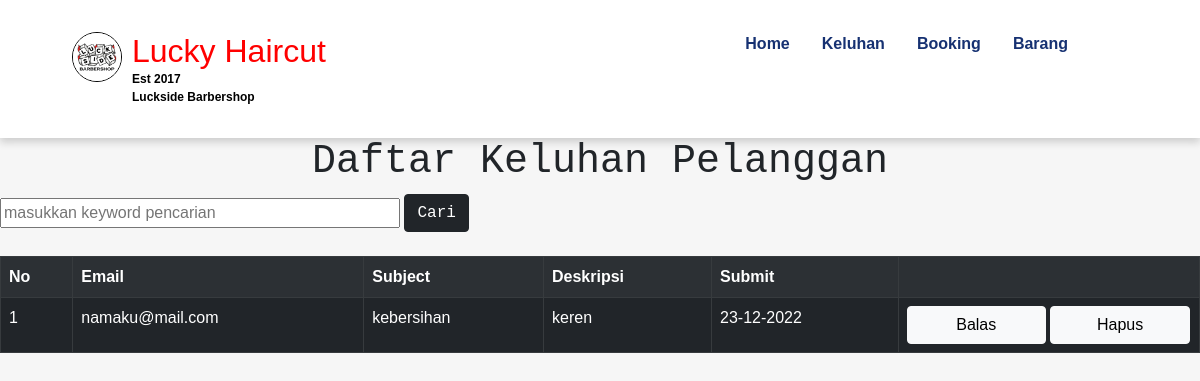
Screenshot of /uas/keluhan.php (signed in) with the database file from the repository.
### tables this page shows
CREATE TABLE `keluhan` (
  `id` int(11) NOT NULL,
  `email` varchar(50) NOT NULL,
  `subject` varchar(50) NOT NULL,
  `deskripsi` varchar(500) NOT NULL,
  `submit` text NOT NULL
);

### uas/keluhan.php (the view, shortened to what this page needs)
<?php
    $conn=mysqli_connect("localhost","root","","dbcontact");
    function query($query_kedua)
    {
        global $conn;
        $result = mysqli_query($conn,$query_kedua);
        $rows = [];
        while ( $row = mysqli_fetch_assoc($result)){
            $rows[]=$row;
        }
        return $rows;
    }
    $mahasiswa=query(" SELECT * FROM keluhan");
?>
<!DOCTYPE html>
<html lang="en">
<head>
    <link href="https://cdn.jsdelivr.net/npm/bootstrap@5.0.2/dist/css/bootstrap.min.css" rel="stylesheet">
    <link rel="stylesheet" href="uts.css">
</head>
<body>
<header class="header">
        <div class="container container-nav">
            <div class="site-title">
                <a href="https://www.instagram.com/luckyhaircut_" target="_blank" style="text-decoration:none;">
                    <img src="bahan1.jpeg" alt="bahan1" class="img-bahan1"></a>
                <h1>Lucky Haircut</h1>
                <p class="subtitle">Est 2017</p>
                <p class="subtitle">Luckside Barbershop</p>
            </div>
            <nav>
                <ul>
                    <li><a href="halamanAdmin.php" class="current-page">Home</a></li>
                    <li><a href="keluhan.php">Keluhan</a></li>
                    <li><a href="daftarBook.php">Booking</a></li>
                    <li><a href="barang.php">Barang</a></li>
                </ul>
            </nav>
        </div>
    </header>
<h1 style="font-family:monospace; text-align:center;"> Daftar Keluhan Pelanggan </h1>
<form action="" method="post">
    <input type="text" name="keyword" size="40" autofocus placeholder="masukkan keyword pencarian" autocomplete="off">
    <button type="submit" name="cari" class="btn btn-dark" style="font-family: monospace;"> Cari </button>
</form>
<br>
<table border="1" cellpadding="10" cellspacing="0" class="table table-dark table-striped table-hover table-bordered table-responsive">
<tr>
    <th>No</th>
    <th>Email</th>
    <th>Subject</th>
    <th>Deskripsi</th>
    <th>Submit</th>
    <th></th>
</tr>
<?php $i=1 ?>
<?php foreach ($mahasiswa as $row):?>
<tr>
    <td><?=  $i; ?></td>
    <td><?=  $row["email"]; ?></td>
    <td><?=  $row["subject"]; ?></td>
    <td><?=  $row["deskripsi"]; ?></td>
    <td><?=  $row["submit"]; ?></td>
    <td>
        <a href="mailto:<?= $row['email']; ?>" class="btn btn-light" style="width: 49%;">Balas</a>
        <a href="hapusKeluhan.php?id=<?php echo $row["id"];?>"onclick="return confirm('Apakah data ini akan dihapus')" class="btn btn-light" style="width:49%">Hapus</a>
    </td>
</tr>
<?php $i++ ?>
<?php endforeach;?>
</table>
</body>
</html>

### uas/uts.css (style rules this page uses)
* { box-sizing: border-box; }
body { margin: 0; padding: 0; font-family: "Poppins", sans-serif; background-color: #f6f6f6; height: 100vh; }
.site-title h1 { font-weight: 400; font-family:Impact, Haettenschweiler, 'Arial Narrow Bold', sans-serif; color: red; font-size: 2rem; margin: 0; }
.subtitle { font-weight: 700; color: black; font-size: 0.75rem; margin: 0; text-transform: capitalize; }
.container { width: 90%; max-width: 960px; margin: 0 auto; }
.img-bahan1 { width: 50px; border-radius: 100%; margin-left: -60px; float: left; border: 1px solid black; margin-right: 10px; }
.container-nav { display: flex; justify-content: space-between; }
header { background-color: white; padding: 2em 0; box-shadow: 0 4px 8px 0 rgba(22, 22, 22, 0.19); }
nav ul { list-style-type: none; padding: 0; display: flex; justify-content: center; }
nav li { margin-left: 2em; }
nav a { text-decoration: none; color: #163172; font-weight: 600; text-transform: capitalize; padding: 2em 0; }

### rows the page displays
keluhan: email "namaku@mail.com", subject "kebersihan", deskripsi "keren", submit "23-12-2022"
